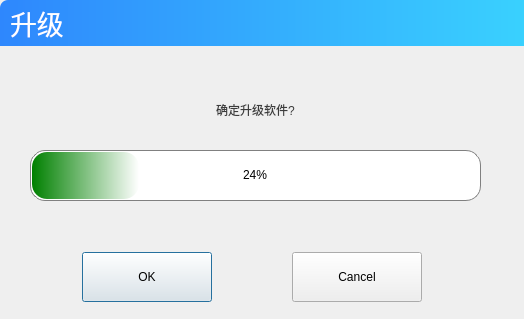
<?xml version="1.0" encoding="UTF-8"?>
<ui version="4.0">
 <class>UpgradeProgress</class>
 <widget class="QDialog" name="UpgradeProgress">
  <property name="geometry">
   <rect>
    <x>0</x>
    <y>0</y>
    <width>524</width>
    <height>319</height>
   </rect>
  </property>
  <property name="windowTitle">
   <string>Dialog</string>
  </property>
  <property name="modal">
   <bool>true</bool>
  </property>
  <widget class="QLabel" name="messageLabel">
   <property name="geometry">
    <rect>
     <x>21</x>
     <y>69</y>
     <width>469</width>
     <height>82</height>
    </rect>
   </property>
   <property name="palette">
    <palette>
     <active>
      <colorrole role="WindowText">
       <brush brushstyle="SolidPattern">
        <color alpha="255">
         <red>60</red>
         <green>60</green>
         <blue>60</blue>
        </color>
       </brush>
      </colorrole>
     </active>
     <inactive>
      <colorrole role="WindowText">
       <brush brushstyle="SolidPattern">
        <color alpha="255">
         <red>60</red>
         <green>60</green>
         <blue>60</blue>
        </color>
       </brush>
      </colorrole>
     </inactive>
     <disabled>
      <colorrole role="WindowText">
       <brush brushstyle="SolidPattern">
        <color alpha="255">
         <red>159</red>
         <green>158</green>
         <blue>158</blue>
        </color>
       </brush>
      </colorrole>
     </disabled>
    </palette>
   </property>
   <property name="text">
    <string>确定升级软件?</string>
   </property>
   <property name="alignment">
    <set>Qt::AlignCenter</set>
   </property>
   <property name="wordWrap">
    <bool>true</bool>
   </property>
  </widget>
  <widget class="QProgressBar" name="progressBar">
   <property name="geometry">
    <rect>
     <x>30</x>
     <y>150</y>
     <width>451</width>
     <height>51</height>
    </rect>
   </property>
   <property name="styleSheet">
    <string notr="true">QProgressBar:horizontal {
border: 1px solid gray;
border-radius: 15px;
background: white;
padding: 1px;
text-align: center;
}
QProgressBar::chunk:horizontal {
background: qlineargradient(x1: 0, y1: 0.5, x2: 1, y2: 0.5, stop: 0 green, stop: 1 white);
border-radius: 15px;
}
</string>
   </property>
   <property name="value">
    <number>24</number>
   </property>
  </widget>
  <widget class="QWidget" name="widget" native="true">
   <property name="geometry">
    <rect>
     <x>0</x>
     <y>0</y>
     <width>682</width>
     <height>46</height>
    </rect>
   </property>
   <property name="minimumSize">
    <size>
     <width>0</width>
     <height>46</height>
    </size>
   </property>
   <property name="maximumSize">
    <size>
     <width>16777215</width>
     <height>46</height>
    </size>
   </property>
   <property name="font">
    <font>
     <pointsize>20</pointsize>
    </font>
   </property>
   <property name="styleSheet">
    <string notr="true">background-color: qlineargradient(spread:pad, x1:0, y1:0, x2:1, y2:0, stop:0 #2e87fd, stop:1 #3de7fe);border-top-left-radius:8px;border-top-right-radius:8px;</string>
   </property>
   <layout class="QHBoxLayout" name="horizontalLayout">
    <property name="leftMargin">
     <number>10</number>
    </property>
    <property name="topMargin">
     <number>0</number>
    </property>
    <property name="rightMargin">
     <number>0</number>
    </property>
    <property name="bottomMargin">
     <number>0</number>
    </property>
    <item>
     <widget class="QLabel" name="label_2">
      <property name="minimumSize">
       <size>
        <width>0</width>
        <height>46</height>
       </size>
      </property>
      <property name="maximumSize">
       <size>
        <width>16777215</width>
        <height>46</height>
       </size>
      </property>
      <property name="styleSheet">
       <string notr="true">background-color: rgb(255, 255, 255,0);
color:white;</string>
      </property>
      <property name="text">
       <string>升级</string>
      </property>
     </widget>
    </item>
    <item>
     <spacer name="horizontalSpacer">
      <property name="orientation">
       <enum>Qt::Horizontal</enum>
      </property>
      <property name="sizeHint" stdset="0">
       <size>
        <width>40</width>
        <height>20</height>
       </size>
      </property>
     </spacer>
    </item>
   </layout>
  </widget>
  <widget class="QWidget" name="layoutWidget">
   <property name="geometry">
    <rect>
     <x>60</x>
     <y>240</y>
     <width>402</width>
     <height>63</height>
    </rect>
   </property>
   <layout class="QHBoxLayout" name="horizontalLayout_2">
    <property name="spacing">
     <number>0</number>
    </property>
    <property name="topMargin">
     <number>12</number>
    </property>
    <item>
     <spacer name="horizontalSpacer_2">
      <property name="orientation">
       <enum>Qt::Horizontal</enum>
      </property>
      <property name="sizeType">
       <enum>QSizePolicy::Expanding</enum>
      </property>
      <property name="sizeHint" stdset="0">
       <size>
        <width>20</width>
        <height>20</height>
       </size>
      </property>
     </spacer>
    </item>
    <item>
     <widget class="QPushButton" name="okButton">
      <property name="minimumSize">
       <size>
        <width>130</width>
        <height>50</height>
       </size>
      </property>
      <property name="maximumSize">
       <size>
        <width>130</width>
        <height>50</height>
       </size>
      </property>
      <property name="styleSheet">
       <string notr="true"/>
      </property>
      <property name="text">
       <string>OK</string>
      </property>
     </widget>
    </item>
    <item>
     <spacer name="horizontalSpacer_3">
      <property name="orientation">
       <enum>Qt::Horizontal</enum>
      </property>
      <property name="sizeType">
       <enum>QSizePolicy::Fixed</enum>
      </property>
      <property name="sizeHint" stdset="0">
       <size>
        <width>80</width>
        <height>20</height>
       </size>
      </property>
     </spacer>
    </item>
    <item>
     <widget class="QPushButton" name="cancelButton">
      <property name="minimumSize">
       <size>
        <width>130</width>
        <height>50</height>
       </size>
      </property>
      <property name="maximumSize">
       <size>
        <width>130</width>
        <height>50</height>
       </size>
      </property>
      <property name="text">
       <string>Cancel</string>
      </property>
     </widget>
    </item>
    <item>
     <spacer name="horizontalSpacer_4">
      <property name="orientation">
       <enum>Qt::Horizontal</enum>
      </property>
      <property name="sizeHint" stdset="0">
       <size>
        <width>40</width>
        <height>20</height>
       </size>
      </property>
     </spacer>
    </item>
   </layout>
  </widget>
 </widget>
 <resources/>
 <connections/>
</ui>
